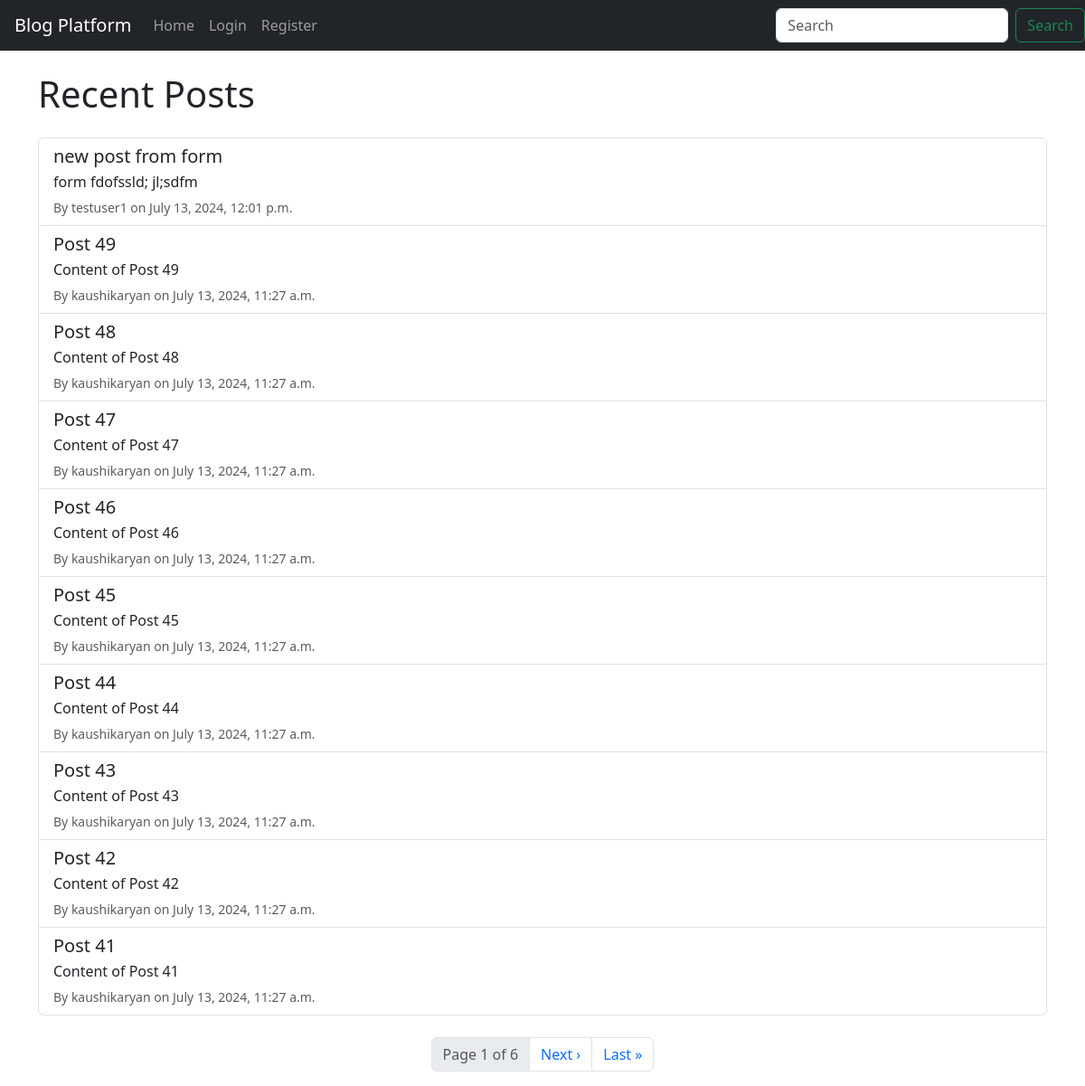
The page / on the database its author committed.
### blog/models.py (models this page shows, shortened)
class Post(models.Model) :
    title = models.CharField(max_length = 100 , null= False , blank = False)
    content = models.TextField(null = False , blank = False )
    author = models.ForeignKey(User , on_delete= models.CASCADE)
    published_date = models.DateTimeField(auto_now_add=True)
    slug = models.SlugField(unique=True, blank=True)

### blog/views.py (the view)
# urls.py: path("" , views.home ,name = "home"),
def home(request):
    posts = Post.objects.all().order_by('-published_date')
    paginator = Paginator(posts, 10)
    page_number = request.GET.get('page')
    page_obj = paginator.get_page(page_number)
    return render(request, 'blog/home.html', {'posts': page_obj, 'is_paginated': page_obj.has_other_pages(), 'page_obj': page_obj})

### blog/templates/blog/home.html (shortened to what this page needs)
{% extends 'blog/base.html' %}
{% block content %}
<h1 class="my-4">Recent Posts</h1>
<div class="list-group mb-4">
    {% for post in posts %}
    <a href="{% url 'post_detail' post.slug %}" class="list-group-item list-group-item-action">
        <h5 class="mb-1">{{ post.title }}</h5>
        <p class="mb-1">{{ post.content|truncatewords:30 }}</p>
        <small class="text-muted">By {{ post.author.username }} on {{ post.published_date}}</small>
    </a>
    {% empty %}
    <p class="list-group-item">No posts available.</p>
    {% endfor %}
</div>
<nav aria-label="Page navigation example">
    <ul class="pagination justify-content-center">
        {% if is_paginated %}
        <li class="page-item disabled">
            <a class="page-link" href="#">
                Page {{ page_obj.number }} of {{ page_obj.paginator.num_pages }}
            </a>
        </li>
        {% if page_obj.has_next %}
        <li class="page-item">
            <a class="page-link" href="?page={{ page_obj.next_page_number }}" aria-label="Next">
                <span aria-hidden="true">Next &rsaquo;</span>
            </a>
        </li>
        <li class="page-item">
            <a class="page-link" href="?page={{ page_obj.paginator.num_pages }}" aria-label="Last">
                <span aria-hidden="true">Last &raquo;</span>
            </a>
        </li>
        {% endif %}
        {% endif %}
    </ul>
</nav>
{% endblock %}

### blog/templates/blog/base.html (shortened to what this page needs)
<!doctype html>
<html lang="en">
    <head>
        <link
            href="https://cdn.jsdelivr.net/npm/bootstrap@5.3.3/dist/css/bootstrap.min.css"
            rel="stylesheet"
        />
    </head>
    <body>
        <nav class="navbar navbar-expand-lg navbar-dark bg-dark ">
            <a class="navbar-brand mx-3" href="{% url 'home' %}"> Blog Platform</a>
            <div class="collapse navbar-collapse" id="navbarNav">
                <ul class="navbar-nav mr-auto">
                    <li class="nav-item">
                        <a class="nav-link" href="{% url 'home' %}">Home</a>
                    </li>
                </ul>
                <ul class="navbar-nav">
                    {% if user.is_authenticated %}
                    <li class="nav-item">
                        <form method="post" action="{% url 'logout' %}">
                            {% csrf_token %}
                            <button type="submit" class="btn btn-link nav-link" style="display: inline; padding: 0;">Logout</button>
                        </form>
                    </li>
                    {% else %}
                    <li class="nav-item">
                        <a class="nav-link" href="{% url 'login' %}">Login</a>
                    </li>
                    <li class="nav-item">
                        <a class="nav-link" href="{% url 'register' %}"
                            >Register</a
                        >
                    </li>
                    {% endif %}
                </ul>
            </div>
            <form class="d-flex" method="GET" action="{% url 'search' %}">
                <input class="form-control me-2" type="search" placeholder="Search" aria-label="Search" name="q" value="{{ request.GET.q }}">
                <button class="btn btn-outline-success" type="submit">Search</button>
            </form>
        </nav>
        <div class="container mt-4">{% block content %} {% endblock %}</div>
    </body>
</html>

### rows shown on the page
Post: title "new post from form", content "form fdofssld; jl;sdfm", author.username "testuser1", published_date "July 13, 2024, 12:01 p.m."
Post: title "Post 49", content "Content of Post 49", author.username "kaushikaryan", published_date "July 13, 2024, 11:27 a.m."
Post: title "Post 48", content "Content of Post 48", author.username "kaushikaryan", published_date "July 13, 2024, 11:27 a.m."
Post: title "Post 47", content "Content of Post 47", author.username "kaushikaryan", published_date "July 13, 2024, 11:27 a.m."
Post: title "Post 46", content "Content of Post 46", author.username "kaushikaryan", published_date "July 13, 2024, 11:27 a.m."
Post: title "Post 45", content "Content of Post 45", author.username "kaushikaryan", published_date "July 13, 2024, 11:27 a.m."
Post: title "Post 44", content "Content of Post 44", author.username "kaushikaryan", published_date "July 13, 2024, 11:27 a.m."
Post: title "Post 43", content "Content of Post 43", author.username "kaushikaryan", published_date "July 13, 2024, 11:27 a.m."
Post: title "Post 42", content "Content of Post 42", author.username "kaushikaryan", published_date "July 13, 2024, 11:27 a.m."
Post: title "Post 41", content "Content of Post 41", author.username "kaushikaryan", published_date "July 13, 2024, 11:27 a.m."

### other values the page prints
{{ page_obj.number }} "1"
{{ page_obj.paginator.num_pages }} "6"
